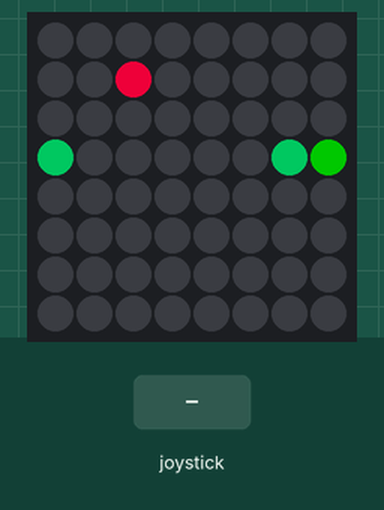
Recording of a program running on a simulated Raspberry Pi (BCM pin numbers) with a Sense HAT. On the bench: the Sense HAT's 8×8 RGB LED matrix. The inputs (shaded band) are chosen by the test bench. Random numbers come from a fixed seed; the 64×8 strip is a reading aid, not a part: it shows the text the matrix is scrolling, unrolled, one strip-width of it at a time. At 6.2 s the program stops and its outputs stay as they are.

Above: at 1.2 s.
1.3 s: joystick pushed left
At 1.57 s:
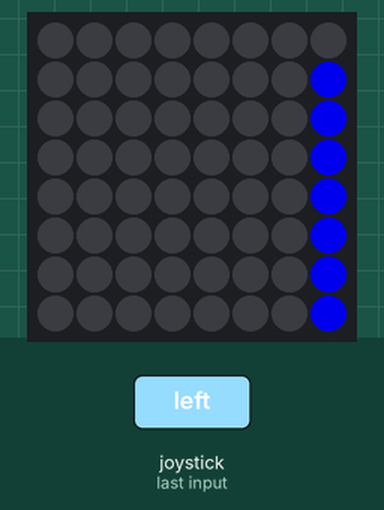
At 5.1 s:
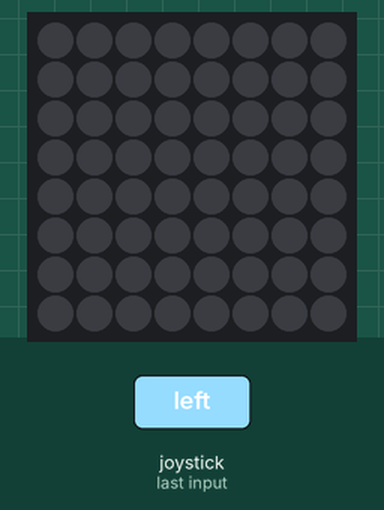
Timing chart, 0 to 6.6 s (numbered marks = the images above; inputs shaded):
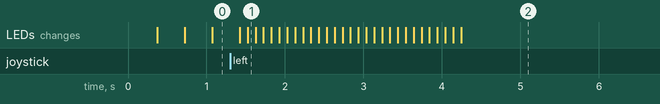

The program:

SnakeSense.py
```python
    # The Snake game, for senseHat

from time import sleep
from sense_hat import SenseHat
from random import randint,choice
from itertools import cycle

sense = SenseHat()

R = [200,0,50]
G = [0,100,0]
B = [0,0,200]
ZZ = [0,0,0]
Cy =[0,150,190]
Li =[200,0,200]
Ye =[190,150,0]
Or =[200,100,0]
Tu =[0,100,50]
Ne = [100,10,50]

Mix = [R]
stripe1 = cycle([Ye,Or])
stripe2 = cycle([B,Cy])
stripe3 = cycle([G,Tu])

gameTime = 0.35

def Paint(things): # thing is a list of lists of x,y,col
    picture = [ ZZ for i in range(64) ] # blank page
    for thing in things:
        for i in thing:
            y = i[0]+(i[1]*8)
            picture[y] = i[2]
    return picture

def Vector(headX,headY,ang):
    if ang == "right":
        if headX < 7: headX += 1
        else: headX += -7
    elif ang == "left":
        if headX > 0: headX += -1
        else: headX += 7
    elif ang == "up":
        if headY > 0: headY += -1
        else: headY += 7
    elif ang == "down":
        if headY < 7: headY += 1
        else: headY += -7
    return headX,headY

def gameLoop():
    score = 0
    time = 0
    x,y = 4,3
    angle = "right"
    snake = [ [2,3,G], [3,3,Tu] , [x,y,G] ]
    apple = [[randint(0,7),randint(0,7),choice(Mix)]]

    try:
        while True:

            event = sense.stick.get_events()
            if len(event):
                if event[0][1] != "middle":
                    angle = event[0][1]
            vect = Vector(x,y,angle)
            x,y = vect[0],vect[1]

            for i in snake:
                if i[0] == x and i[1] == y:
                    if score == 0:
                        sense.show_message("Bye!",text_colour=B)
                        sleep(2)
                        sense.clear(); quit()

                    score = int(((score**2)/time)*100)
                    sense.show_message("Score  {}".format(score),text_colour=B)
                    sleep(4)
                    gameLoop()

            snake.append([x,y,next(stripe3)])

            if x == apple[0][0] and y == apple[0][1]:
                apple = [[randint(0,7),randint(0,7),choice(Mix)]]
                score += 1
            else: snake.pop(0)

            sense.set_pixels(Paint([apple,snake]))
            time += gameTime
            sleep(gameTime)


    except: KeyboardInterrupt

    sense.clear()
    quit()

gameLoop()

sense.clear()
quit()

# salvage

GG = [0,100,0]
RR = [100,0,0]
YY = [100,100,0]
Ne = [100,10,50]
Cy = [30,100,100]
BB = [20,10,100]
ZZ = [0,0,0]

try:
    while True:
        inp = int(input("Paint nr: "))
        C = Ne
        a = inp

# Skapar strängen som sen blir bilden; glömt
        img=""; revNr=str(abs(a))[::-1]
# Trimma binär affix, tror jag
        for i in revNr:
            binary=bin(int(i))[2::]

# Fyll rader med binära längd + kompletterande 0'or
            comp=8-len(binary)
            row="0"*comp+binary
            img+=row

# Fyll och gör till Lista
        img = img+(64-len(img))*"0"
        img = list(img)

# Rotera90 1: matris (lista med listor), 2: reversera matrisen, 3: läs av columnvis, 4: "plana ut" listorna till en enda
        img = [img[i:i+8] for i in range(0,len(img),8)]
        img = img[::-1]
        img = zip(*img)
        img = [z for i in img for y in i for z in y]

# Ersätt alla tecken med Variabler { 1: G/R, 0: Z }
        for n,i in enumerate(img):
            if i=="1": img[n]=C
            else: img[n]=ZZ

        sense.set_pixels(img)
        #zZz(1)

except KeyboardInterrupt:

    sense.clear()
    exit
```
